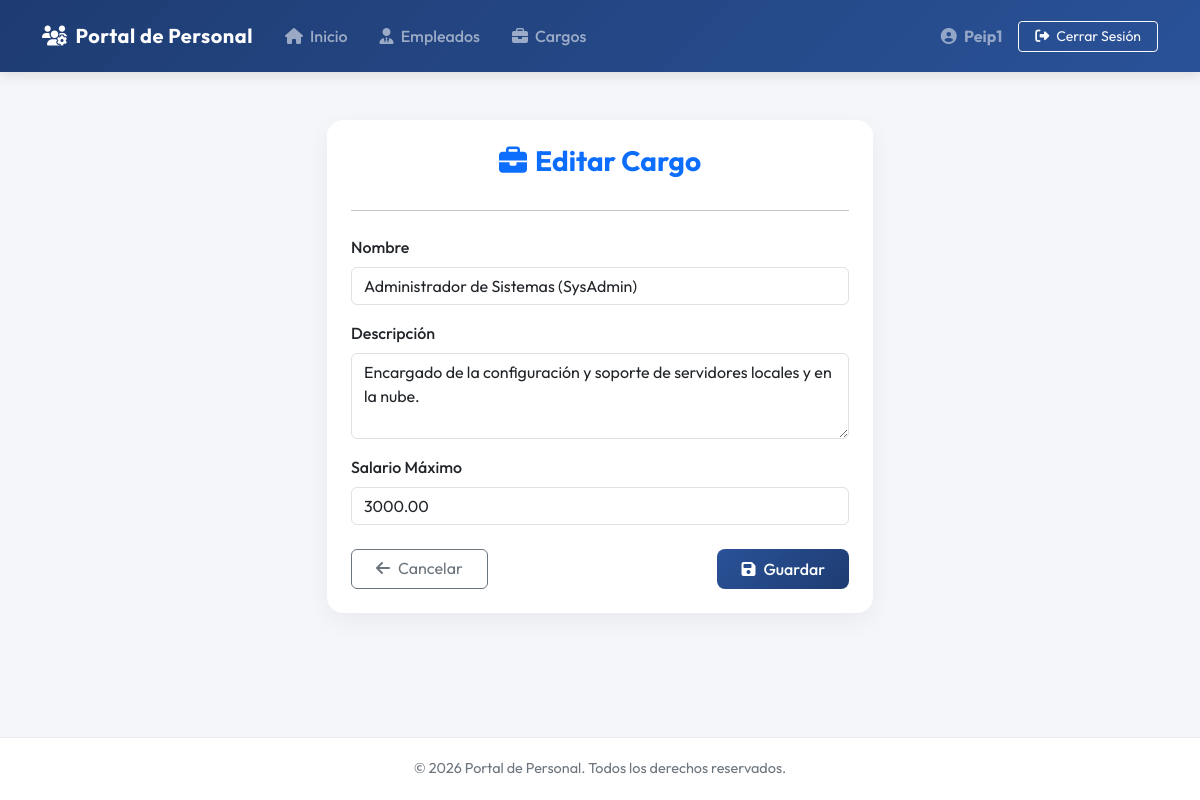
The app's page /cargos/editar/11/ (signed in) with its own data.
### employees/models.py (models this page shows, shortened)
class Position(models.Model):
    name = models.CharField(max_length=100, verbose_name="Nombre")
    description = models.CharField(max_length=200, blank=True, null=True, verbose_name="Descripción")
    max_salary = models.DecimalField(max_digits=10, decimal_places=2, null=True, blank=True, verbose_name="Salario Máximo")
    class Meta:
        verbose_name = "Cargo"
        verbose_name_plural = "Cargos"

### employees/views.py (the view)
# urls.py: path('cargos/editar/<int:pk>/', views.position_edit, name='position_edit'),
@login_required
def position_edit(request, pk):
    if get_view_mode(request) == 'cbv':
        return PositionEditCBV.as_view()(request, pk=pk)
    return position_edit_fbv(request, pk=pk)

### employees/forms.py
class PositionForm(forms.ModelForm):
    class Meta:
        model = Position
        fields = ['name', 'description', 'max_salary']
        widgets = {
            'name': forms.TextInput(attrs={'class': 'form-control', 'placeholder': 'Ej. Desarrollador'}),
            'description': forms.Textarea(attrs={'class': 'form-control', 'rows': 3, 'placeholder': 'Descripción del cargo...'}),
            'max_salary': forms.NumberInput(attrs={'class': 'form-control', 'step': '0.01', 'placeholder': 'Ej. 1500.00'}),
        }

### employees/views.py (called while the page is built)
@login_required
def position_edit_fbv(request, pk):
    position = get_object_or_404(Position, pk=pk)
    form = PositionForm(request.POST or None, instance=position)
    if form.is_valid():
        form.save()
        return redirect('position_list')
    return render(request, 'employees/position_form.html', {'form': form, 'title': 'Editar Cargo'})

def get_view_mode(request):
    return request.session.get('view_mode', 'fbv')

### employees/templates/employees/position_form.html (shortened to what this page needs)
{% extends 'employees/base.html' %}
{% block content %}
<div class="row justify-content-center">
    <div class="col-md-8 col-lg-6">
        <div class="card p-4">
            <h3 class="fw-bold mb-3 text-center text-primary">
                <i class="fa-solid fa-briefcase me-2"></i>{{ title }}
            </h3>
            <hr class="mb-4">
            <form method="post" novalidate>
                {% for field in form %}
                <div class="mb-3">
                    <label for="{{ field.id_for_label }}" class="form-label fw-medium">{{ field.label }}</label>
                    {{ field }}
                </div>
                {% endfor %}
                <div class="d-flex justify-content-between mt-4">
                    <a href="{% url 'position_list' %}" class="btn btn-outline-secondary px-4">
                        <i class="fa-solid fa-arrow-left me-2"></i>Cancelar
                    </a>
                    <button type="submit" class="btn btn-premium px-4">
                        <i class="fa-solid fa-floppy-disk me-2"></i>Guardar
                    </button>
                </div>
            </form>
        </div>
    </div>
</div>
{% endblock %}

### employees/templates/employees/base.html (shortened to what this page needs)
{% load static %}
<!DOCTYPE html>
<html lang="es">
<head>
    <link href="https://cdn.jsdelivr.net/npm/bootstrap@5.3.2/dist/css/bootstrap.min.css" rel="stylesheet">
    <link href="https://cdnjs.cloudflare.com/ajax/libs/font-awesome/6.4.2/css/all.min.css" rel="stylesheet">
    <link href="{% static 'css/styles.css' %}" rel="stylesheet">
</head>
<body>
    <nav class="navbar navbar-expand-lg navbar-dark py-3">
        <div class="container">
            <a class="navbar-brand" href="{% if user.is_authenticated %}{% url 'home' %}{% else %}#{% endif %}">
                <i class="fa-solid fa-users-gear me-2"></i>Portal de Personal
            </a>
            <div class="collapse navbar-collapse" id="navbarNav">
                {% if user.is_authenticated %}
                <ul class="navbar-nav me-auto">
                    <li class="nav-item">
                        <a class="nav-link px-3" href="{% url 'home' %}">
                            <i class="fa-solid fa-house me-1"></i> Inicio
                        </a>
                    </li>
                    <li class="nav-item">
                        <a class="nav-link px-3" href="{% url 'employee_list' %}">
                            <i class="fa-solid fa-user-tie me-1"></i> Empleados
                        </a>
                    </li>
                    <li class="nav-item">
                        <a class="nav-link px-3" href="{% url 'position_list' %}">
                            <i class="fa-solid fa-briefcase me-1"></i> Cargos
                        </a>
                    </li>
                </ul>
                <ul class="navbar-nav ms-auto align-items-center">
                    <li class="nav-item me-3 text-white-50">
                        <i class="fa-solid fa-user-circle me-1"></i> <strong>{{ user.username }}</strong>
                    </li>
                    <li class="nav-item">
                        <a class="btn btn-sm btn-outline-light px-3 py-1.5" href="{% url 'logout' %}">
                            <i class="fa-solid fa-right-from-bracket me-1"></i> Cerrar Sesión
                        </a>
                    </li>
                </ul>
                {% endif %}
            </div>
        </div>
    </nav>
    <div class="container my-5 fade-in">
        {% block content %}{% endblock %}
    </div>
    <footer class="footer text-center">
        <div class="container">
            <p class="mb-0">© 2026 Portal de Personal. Todos los derechos reservados.</p>
        </div>
    </footer>
</body>
</html>

### templates/css/styles.css (style rules this page uses)
body { font-family: 'Outfit', sans-serif; background-color: #f4f6f9; color: #333333; min-height: 100vh; display: flex; flex-direction: column; }
.navbar { background: linear-gradient(135deg, #1e3c72 0%, #2a5298 100%); box-shadow: 0 4px 12px rgba(0,0,0,0.1); }
.navbar-brand { font-weight: 700; letter-spacing: 0.5px; }
.nav-link { font-weight: 500; transition: all 0.2s ease-in-out; }
.card { border: none; border-radius: 16px; box-shadow: 0 8px 24px rgba(0,0,0,0.05); transition: all 0.3s ease; }
.btn-premium { background: linear-gradient(135deg, #2a5298 0%, #1e3c72 100%); color: #ffffff; border: none; border-radius: 8px; font-weight: 500; padding: 8px 20px; transition: all 0.2s ease; }
.footer { margin-top: auto; background-color: #ffffff; border-top: 1px solid #e9ecef; padding: 20px 0; font-size: 0.9rem; color: #6c757d; }
.fade-in { animation: fadeIn 0.4s ease-out; }

### records on screen
Position: form "Administrador de Sistemas (SysAdmin)" "Encargado de la configuración y soporte de servidores locales y en la nube." "3000.00"

### other values on screen
{{ user.username }} "Peip1"
{{ title }} "Editar Cargo"
{{ field.label }} "Nombre" "Descripción" "Salario Máximo"
